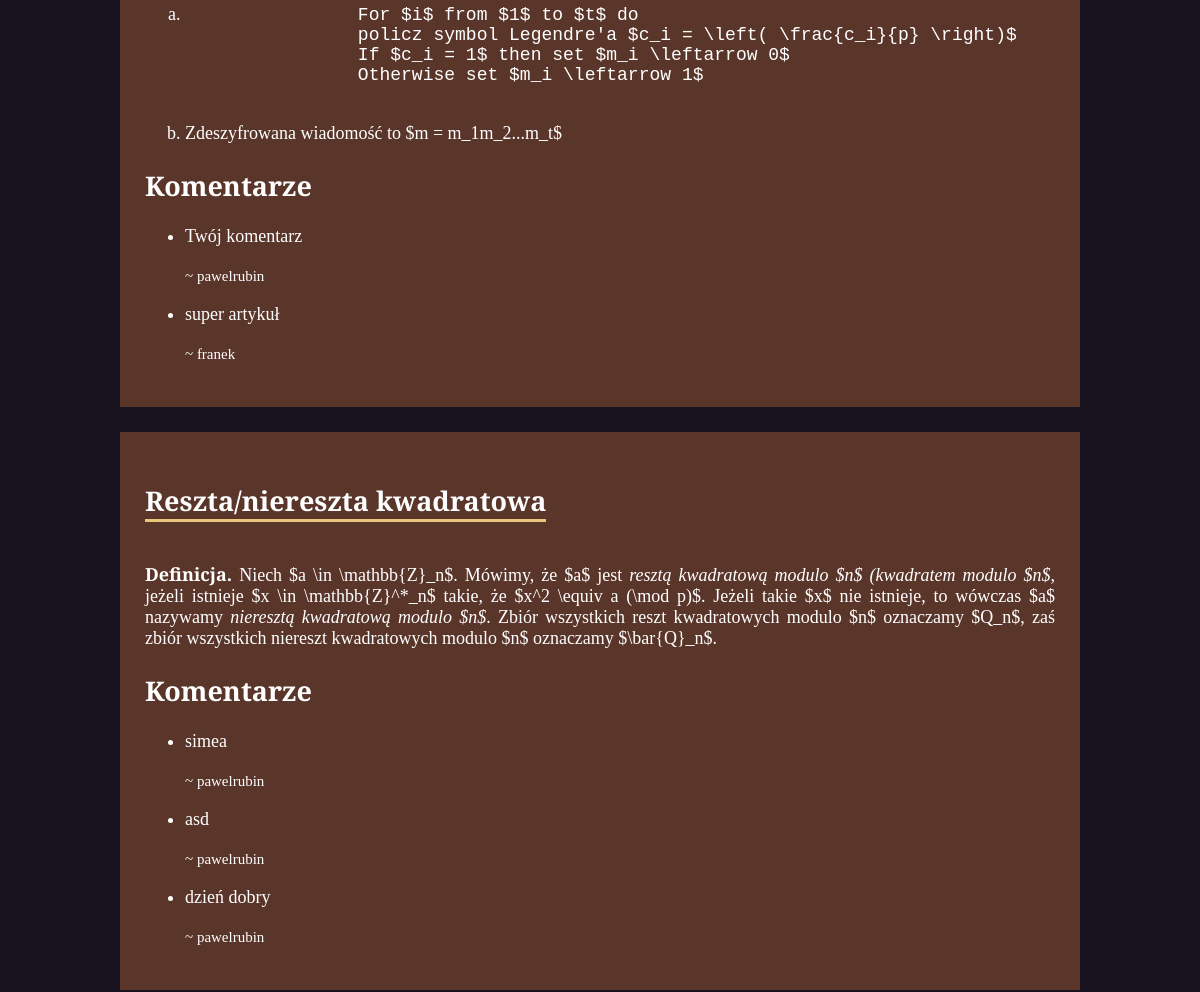
Before: / (middle part) with the older database file.
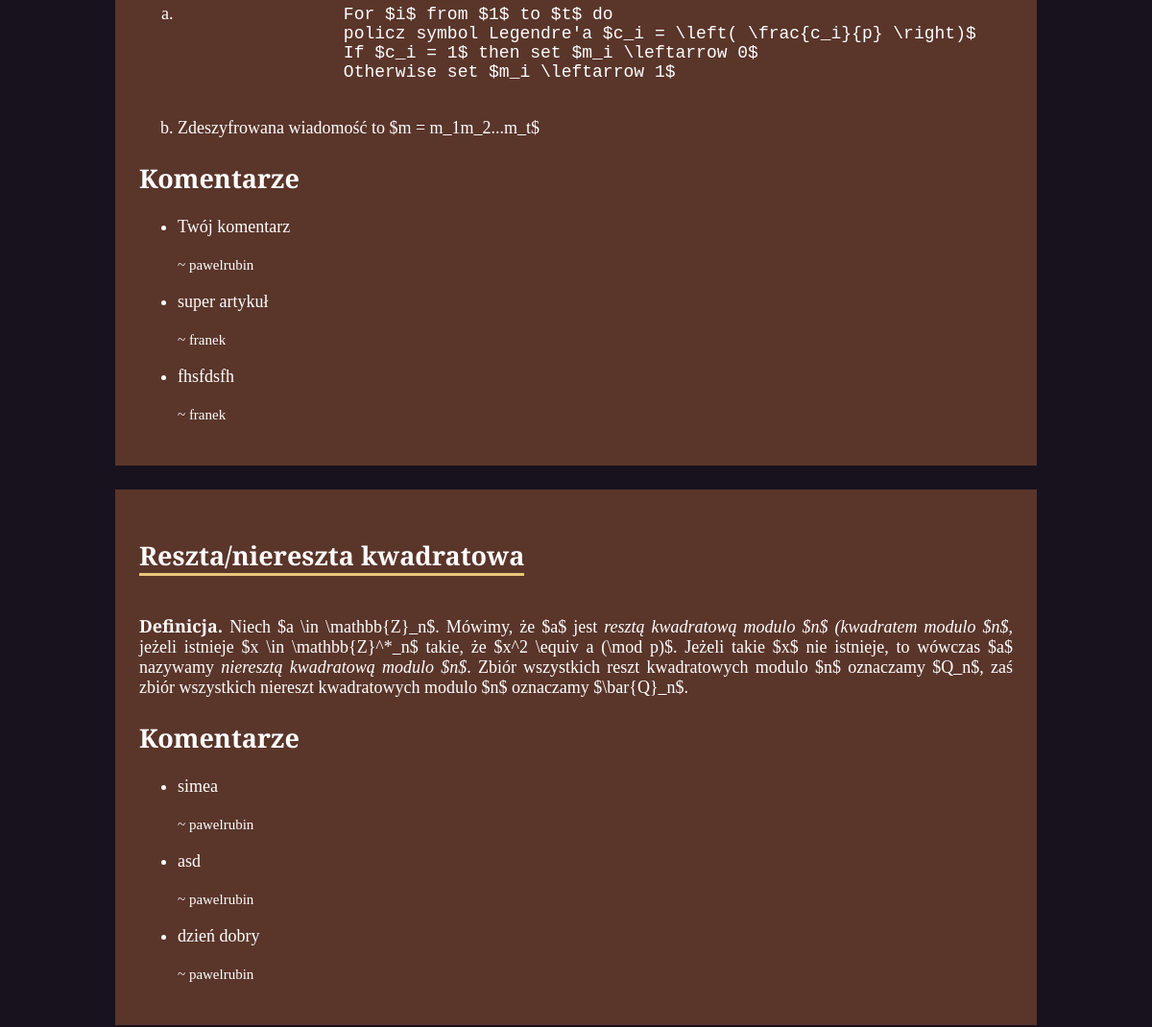
After: the same page with the newer database file.
### tables this page shows
CREATE TABLE comments(
    comment_id integer primary key AUTOINCREMENT,
    comment_content text not null,
    article_id text not null,
    author_username text,
    
    foreign key (author_username)
        references users (username)
            on delete cascade,
    check (length(comment_content) > 0)
);

### index.php (the view, shortened to what this page needs)
<!DOCTYPE html>
<html lang="pl">
  <head>
    <link rel="stylesheet" href="css/style.css?v=1.0">
  </head>
  <body>
    <main>
      <section id="goldwasser">
        <p>
          <ol type='a'>
            <li>
              <pre>
                For $i$ from $1$ to $t$ do
                policz symbol Legendre'a $c_i = \left( \frac{c_i}{p} \right)$
                If $c_i = 1$ then set $m_i \leftarrow 0$
                Otherwise set $m_i \leftarrow 1$
              </pre>
            </li>
            <li>Zdeszyfrowana wiadomość to $m = m_1m_2...m_t$</li>
          </ol>
        </p>
        <div class="comments">
          <h2>Komentarze</h2>
          <ul>
          <?php
            $db = new SQLite3("database.db");
            $stmt = $db->prepare("select * from comments where article_id=:article_id");
            $stmt->bindValue(":article_id", "goldwasser");
            $returned_set = $stmt->execute();
            while($row = $returned_set->fetchArray(SQLITE3_ASSOC)) {
              echo "<li class='comment'>";
              echo "<p>" . $row["comment_content"] . "</p>";
              echo "<small> ~ " . $row['author_username'] . "</small>";
              echo "</li>";
            }
          ?>
          </ul>
        </div>
      </section>
      <section id="residue">
        <header>
          <h2>Reszta/niereszta kwadratowa</h2>
        </header>
        <p>
          <b>Definicja.</b> Niech $a \in \mathbb{Z}_n$. Mówimy, że $a$ jest <i>resztą kwadratową modulo $n$ (kwadratem
            modulo $n$</i>, jeżeli istnieje $x \in \mathbb{Z}^*_n$ takie, że $x^2 \equiv a (\mod p)$. Jeżeli takie
          $x$
          nie istnieje, to wówczas $a$ nazywamy <i>nieresztą kwadratową modulo $n$</i>. Zbiór wszystkich reszt
          kwadratowych modulo $n$ oznaczamy $Q_n$, zaś zbiór wszystkich niereszt kwadratowych modulo $n$ oznaczamy
          $\bar{Q}_n$.
        </p>
        <div class="comments">
          <h2>Komentarze</h2>
          <ul>
          <?php
            $db = new SQLite3("database.db");
            $stmt = $db->prepare("select * from comments where article_id=:article_id");
            $stmt->bindValue(":article_id", "residue");
            $returned_set = $stmt->execute();
            while($row = $returned_set->fetchArray(SQLITE3_ASSOC)) {
              echo "<li class='comment'>";
              echo "<p>" . $row["comment_content"] . "</p>";
              echo "<small> ~ " . $row['author_username'] . "</small>";
              echo "</li>";
            }
          ?>
          </ul>
        </div>
      </section>
    </main>
  </body>
</html>

### css/style.css (style rules this page uses)
:root { --background-color: #18121e; --secondary-color: #eac67a; }
html { width: 100%; }
body { font-family: "EB Garamond", serif; margin: 0; height: 100%; width: 100%; scroll-behavior: smooth; display: flex; flex-direction: column; background-color: var(--background-color); color: white; justify-content: center; align-items: center; font-size: 18px; text-align: justify; }
main { max-width: 400px; }
@media only screen and (min-width: 720px) { main { max-width: 600px; } }
@media only screen and (min-width: 1200px) { main { max-width: 80%; } }
section { padding-block-end: 25px; background-color: #5a352a; margin-block: 25px; padding-inline: 25px; }
section > header > h2 { margin-top: 50px; display: inline-block; text-align: left; border-bottom: 3px solid var(--secondary-color); }

Changed rows visible on the page:
added comments: comment_content "fhsfdsfh", author_username "franek", shown under "Komentarze"
